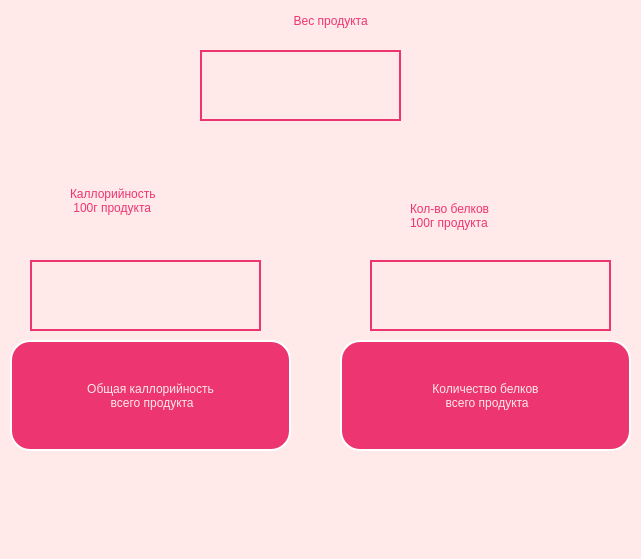
<?xml version="1.0" encoding="UTF-8"?>
<ui version="4.0">
 <class>MainWindow</class>
 <widget class="QMainWindow" name="MainWindow">
  <property name="geometry">
   <rect>
    <x>0</x>
    <y>0</y>
    <width>641</width>
    <height>559</height>
   </rect>
  </property>
  <property name="windowTitle">
   <string>MainWindow</string>
  </property>
  <property name="styleSheet">
   <string notr="true">background-color:rgb(255, 233, 233);

</string>
  </property>
  <widget class="QWidget" name="centralwidget">
   <widget class="QPushButton" name="pushButton">
    <property name="geometry">
     <rect>
      <x>10</x>
      <y>340</y>
      <width>281</width>
      <height>111</height>
     </rect>
    </property>
    <property name="styleSheet">
     <string notr="true">border: 2px solid rgb(255, 255, 255);
font: 14pt &quot;Segoe UI&quot;;
color:rgb(255, 233, 233);
background-color:rgb(237, 53, 114);
border-radius: 20px;
</string>
    </property>
    <property name="text">
     <string>Общая каллорийность
 всего продукта</string>
    </property>
   </widget>
   <widget class="QLabel" name="label">
    <property name="geometry">
     <rect>
      <x>70</x>
      <y>150</y>
      <width>171</width>
      <height>101</height>
     </rect>
    </property>
    <property name="styleSheet">
     <string notr="true">font: italic 14pt &quot;Segoe UI&quot;;
color:rgb(237, 53, 114);</string>
    </property>
    <property name="text">
     <string>Каллорийность 
 100г продукта</string>
    </property>
   </widget>
   <widget class="QLabel" name="label_2">
    <property name="geometry">
     <rect>
      <x>200</x>
      <y>-10</y>
      <width>171</width>
      <height>61</height>
     </rect>
    </property>
    <property name="styleSheet">
     <string notr="true">font: 700 italic 14pt &quot;Segoe UI&quot;;

color:rgb(237, 53, 114);</string>
    </property>
    <property name="text">
     <string>Вес продукта </string>
    </property>
    <property name="alignment">
     <set>Qt::AlignRight|Qt::AlignTrailing|Qt::AlignVCenter</set>
    </property>
   </widget>
   <widget class="QTextEdit" name="textEdit">
    <property name="geometry">
     <rect>
      <x>30</x>
      <y>260</y>
      <width>231</width>
      <height>71</height>
     </rect>
    </property>
    <property name="styleSheet">
     <string notr="true">border: 2px solid rgb(237, 53, 114);
font: 14pt &quot;Segoe UI&quot;;</string>
    </property>
   </widget>
   <widget class="QTextEdit" name="textEdit_2">
    <property name="geometry">
     <rect>
      <x>370</x>
      <y>260</y>
      <width>241</width>
      <height>71</height>
     </rect>
    </property>
    <property name="styleSheet">
     <string notr="true">border: 2px solid rgb(237, 53, 114);
font: 14pt &quot;Segoe UI&quot;;</string>
    </property>
   </widget>
   <widget class="QLabel" name="label_3">
    <property name="geometry">
     <rect>
      <x>410</x>
      <y>180</y>
      <width>171</width>
      <height>71</height>
     </rect>
    </property>
    <property name="styleSheet">
     <string notr="true">font: italic 14pt &quot;Segoe UI&quot;;
color:rgb(237, 53, 114);</string>
    </property>
    <property name="text">
     <string>Кол-во белков 
100г продукта</string>
    </property>
   </widget>
   <widget class="QTextEdit" name="textEdit_3">
    <property name="geometry">
     <rect>
      <x>200</x>
      <y>50</y>
      <width>201</width>
      <height>71</height>
     </rect>
    </property>
    <property name="styleSheet">
     <string notr="true">border: 2px solid rgb(237, 53, 114);
font: 14pt &quot;Segoe UI&quot;;</string>
    </property>
   </widget>
   <widget class="QPushButton" name="pushButton_2">
    <property name="geometry">
     <rect>
      <x>340</x>
      <y>340</y>
      <width>291</width>
      <height>111</height>
     </rect>
    </property>
    <property name="styleSheet">
     <string notr="true">border: 2px solid rgb(255, 255, 255);
font: 14pt &quot;Segoe UI&quot;;
color:rgb(255, 233, 233);
background-color:rgb(237, 53, 114);
border-radius: 20px;</string>
    </property>
    <property name="text">
     <string>Количество белков
 всего продукта</string>
    </property>
   </widget>
  </widget>
  <widget class="QMenuBar" name="menubar">
   <property name="geometry">
    <rect>
     <x>0</x>
     <y>0</y>
     <width>641</width>
     <height>26</height>
    </rect>
   </property>
  </widget>
  <widget class="QStatusBar" name="statusbar"/>
 </widget>
 <resources/>
 <connections/>
</ui>
